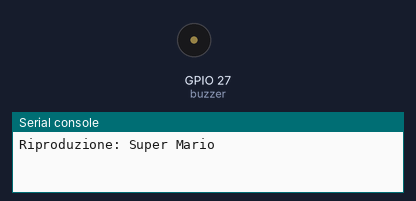
Bench run of a program on a simulated ESP32 board running MicroPython. On the bench: buzzer (waves = sounding), the last lines printed to the serial console. Wiring (from the project's diagram.json): buzzer on GPIO 27. The interpreter's speed is modelled, so counts of loop turns are approximate.

Above: at 0.15 s.
At 19.9 s:
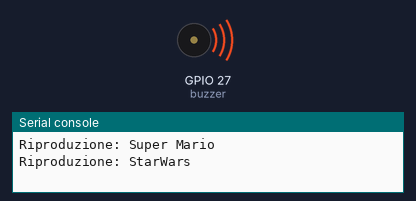
Timing chart, 0 to 38.2 s (numbered marks = the images above):
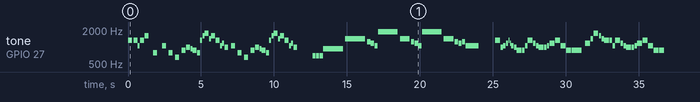

The program:

main.py
```python
from Buzzer_10_play_rttt import main

main()
```

Buzzer_10_play_rttt.py
```python
# Lettore RTTTL per ESP32 con MicroPython.
# @author Filippo Bilardo
import time

NOTE_MAP = {'c': 0, 'd': 2, 'e': 4, 'f': 5, 'g': 7, 'a': 9, 'b': 11, 'h': 11}


def get_frequency(note, octave):
    if note == 'p':
        return 0
    accidental = 0
    if len(note) == 2:
        accidental = 1 if note[1] == '#' else -1
    midi = (octave + 1) * 12 + NOTE_MAP[note[0]] + accidental
    return int(440 * 2 ** ((midi - 69) / 12) + 0.5)


def parse_rtttl(text):
    """Restituisce titolo e note (nome, ottava, millisecondi); ValueError se errato."""
    parts = text.split(':')
    if len(parts) != 3:
        raise ValueError('ERR RTTTL: servono due due-punti')
    defaults = {'d': 4, 'o': 5, 'b': 120}
    if parts[1].strip():
        for item in parts[1].split(','):
            pair = item.strip().split('=')
            if len(pair) != 2 or pair[0] not in defaults or not pair[1].isdigit():
                raise ValueError('ERR RTTTL: impostazioni')
            defaults[pair[0]] = int(pair[1])
    def valid_duration(d):
        return 1 <= d <= 64 and (d & (d - 1)) == 0
    if not valid_duration(defaults['d']) or not 3 <= defaults['o'] <= 7 or not 25 <= defaults['b'] <= 900:
        raise ValueError('ERR RTTTL: impostazioni fuori intervallo')
    notes = []
    if not parts[2].strip():
        return parts[0], notes
    events = parts[2].split(',')
    if events[-1].strip() == '':
        events.pop()  # Consenti una virgola finale, come nel lettore C++.
    for event in events:
        event = event.strip().lower()
        i = 0
        while i < len(event) and event[i].isdigit():
            i += 1
        duration = int(event[:i]) if i else defaults['d']
        if not valid_duration(duration) or i == len(event):
            raise ValueError('ERR RTTTL: durata o nota')
        note = event[i]
        i += 1
        if note not in NOTE_MAP and note != 'p':
            raise ValueError('ERR RTTTL: nota')
        if i < len(event) and event[i] in '#b':
            if note == 'p':
                raise ValueError('ERR RTTTL: alterazione della pausa')
            note += event[i]
            i += 1
        dotted = i < len(event) and event[i] == '.'
        if dotted:
            i += 1
        octave = defaults['o']
        if i < len(event) and event[i].isdigit():
            octave = int(event[i])
            i += 1
        if i < len(event) and event[i] == '.':
            if dotted:
                raise ValueError('ERR RTTTL: due punti di valore')
            dotted = True
            i += 1
        if i != len(event) or not 3 <= octave <= 7:
            raise ValueError('ERR RTTTL: ottava o caratteri residui')
        ms = (240000 // defaults['b']) // duration
        if dotted:
            ms = ms * 3 // 2
        notes.append((note, octave, ms))
    return parts[0], notes


def play_rtttl(text, buzzer):
    name, notes = parse_rtttl(text)
    print('Riproduzione:', name)
    try:
        for note, octave, ms in notes:
            frequency = get_frequency(note, octave)
            buzzer.duty_u16(0)
            if frequency:
                buzzer.freq(frequency)
                buzzer.duty_u16(32768)
                on = ms * 9 // 10
                time.sleep_ms(on)
                buzzer.duty_u16(0)
                time.sleep_ms(ms - on)
            else:
                time.sleep_ms(ms)
    finally:
        buzzer.duty_u16(0)

star_wars = "StarWars:d=4,o=5,b=120:8f,8f,8f,2a#.,2f.6,8d#6,8d6,8c6,2a#.6,f.6,8d#6,8d6,8c6,2a#.6,f.6,8d#6,8d6,8d#6,2c6"
mario = "Super Mario:d=4,o=5,b=100:16e6,16e6,32p,8e6,16c6,8e6,8g6,8p,8g,8p,8c6,16p,8g,16p,8e,16p,8a,8b,16a#,8a,16g.,16e6,16g6,8a6,16f6,8g6,8e6,16c6,16d6,8b,16p,8c6,16p,8g,16p,8e,16p,8a,8b,16a#,8a,16g.,16e6,16g6,8a6,16f6,8g6,8e6,16c6,16d6,8b"
tetris = "Tetris:d=4,o=5,b=160:e6,8b,8c6,8d6,16e6,16d6,8c6,8b,a,8a,8c6,e6,8d6,8c6,b,8b,8c6,d6,e6,c6,a,2a,8p,d6,8f6,a6,8g6,8f6,e6,8e6,8c6,e6,8d6,8c6,b,8b,8c6,d6,e6,c6,a,a"


def main():
    from machine import Pin, PWM
    buzzer = PWM(Pin(27), freq=440, duty_u16=0)
    try:
        for melody in (mario, star_wars, tetris):
            play_rtttl(melody, buzzer)
            time.sleep_ms(1000)
    finally:
        buzzer.duty_u16(0)
        buzzer.deinit()


if __name__ == '__main__':
    main()
```

Measured:
- by itself, tone on GPIO 27 (buzzer): plays 1319 Hz for 0.14 s, 1319 Hz for 0.14 s, 1319 Hz for 0.27 s, 1047 Hz for 0.14 s, 1319 Hz for 0.27 s, 1568 Hz for 0.27 s … (101 notes in this stretch)
